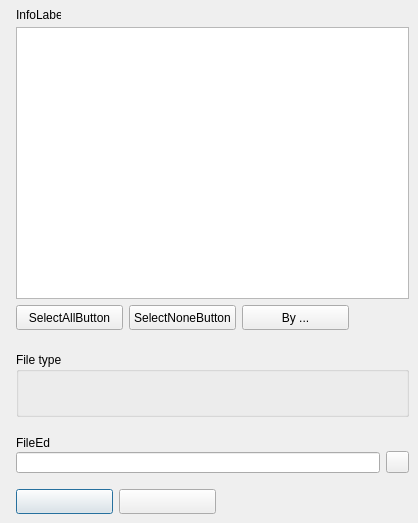
<?xml version="1.0" encoding="UTF-8"?>
<ui version="4.0">
  <class>CreateXMLForm</class>
  <widget class="QDialog" name="CreateXMLForm">
    <property name="geometry"><rect><x>0</x><y>0</y><width>418</width><height>523</height></rect></property>
    <property name="windowTitle"><string>Create xml file</string></property>
    <property name="vclBorderStyle" stdset="0"><string notr="true">bsDialog</string></property>
    <property name="vclPosition" stdset="0"><string notr="true">poOwnerFormCenter</string></property>
    <property name="vclDesignWidth" stdset="0"><number>418</number></property>
    <property name="vclDesignHeight" stdset="0"><number>523</number></property>
    <widget class="QLabel" name="InfoLabel">
      <property name="geometry"><rect><x>16</x><y>8</y><width>45</width><height>13</height></rect></property>
      <property name="text"><string>InfoLabel</string></property>
      <property name="textFormat"><enum>Qt::PlainText</enum></property>
      <property name="alignment"><set>Qt::AlignLeft|Qt::AlignTop</set></property>
      <property name="vclAutoSize" stdset="0"><bool>true</bool></property>
    </widget>
    <widget class="QToolButton" name="SelectFileButton">
      <property name="geometry"><rect><x>386</x><y>451</y><width>23</width><height>22</height></rect></property>
      <property name="icon"><iconset resource="../../resources/dfend.qrc"><normaloff>:/glyphs/92d9d1a333bceee3.png</normaloff></iconset></property>
      <property name="iconSize"><size><width>16</width><height>16</height></size></property>
    </widget>
    <widget class="QListWidget" name="ListBox">
      <property name="geometry"><rect><x>16</x><y>27</y><width>393</width><height>272</height></rect></property>
      <property name="vclCheckList" stdset="0"><bool>true</bool></property>
    </widget>
    <widget class="QLineEdit" name="FileEdit">
      <property name="geometry"><rect><x>16</x><y>452</y><width>364</width><height>21</height></rect></property>
    </widget>
    <widget class="QLabel" name="FileEdit_EditLabel">
      <property name="geometry"><rect><x>16</x><y>436</y><width>34</width><height>13</height></rect></property>
      <property name="text"><string>FileEdit</string></property>
      <property name="textFormat"><enum>Qt::PlainText</enum></property>
      <property name="vclAutoSize" stdset="0"><bool>true</bool></property>
      <property name="vclFocusControl" stdset="0"><string notr="true">FileEdit</string></property>
      <property name="vclLabeledEditOf" stdset="0"><string notr="true">FileEdit</string></property>
    </widget>
    <widget class="QPushButton" name="SelectAllButton">
      <property name="geometry"><rect><x>16</x><y>305</y><width>107</width><height>25</height></rect></property>
      <property name="text"><string>SelectAllButton</string></property>
      <property name="autoDefault"><bool>false</bool></property>
    </widget>
    <widget class="QPushButton" name="SelectNoneButton">
      <property name="geometry"><rect><x>129</x><y>305</y><width>107</width><height>25</height></rect></property>
      <property name="tag" stdset="0"><number>1</number></property>
      <property name="text"><string>SelectNoneButton</string></property>
      <property name="autoDefault"><bool>false</bool></property>
      <property name="vclOnClick" stdset="0"><string notr="true">SelectButtonClick</string></property>
    </widget>
    <widget class="QPushButton" name="OKButton">
      <property name="geometry"><rect><x>16</x><y>489</y><width>97</width><height>25</height></rect></property>
      <property name="text"><string></string></property>
      <property name="autoDefault"><bool>false</bool></property>
      <property name="vclKind" stdset="0"><string notr="true">bkOK</string></property>
      <property name="default"><bool>true</bool></property>
      <property name="vclModalResult" stdset="0"><string notr="true">mrOk</string></property>
      <property name="vclOnClick" stdset="0"><string notr="true">OKButtonClick</string></property>
    </widget>
    <widget class="QPushButton" name="CancelButton">
      <property name="geometry"><rect><x>119</x><y>489</y><width>97</width><height>25</height></rect></property>
      <property name="text"><string></string></property>
      <property name="autoDefault"><bool>false</bool></property>
      <property name="vclKind" stdset="0"><string notr="true">bkCancel</string></property>
      <property name="vclCancel" stdset="0"><bool>true</bool></property>
      <property name="vclModalResult" stdset="0"><string notr="true">mrCancel</string></property>
    </widget>
    <widget class="QPushButton" name="SelectGenreButton">
      <property name="geometry"><rect><x>242</x><y>305</y><width>107</width><height>25</height></rect></property>
      <property name="tag" stdset="0"><number>2</number></property>
      <property name="text"><string>By ...</string></property>
      <property name="autoDefault"><bool>false</bool></property>
      <property name="vclOnClick" stdset="0"><string notr="true">SelectButtonClick</string></property>
    </widget>
    <widget class="TRadioGroupWidget" name="FileTypeRadioGroup">
      <property name="geometry"><rect><x>16</x><y>352</y><width>393</width><height>65</height></rect></property>
      <property name="title"><string>File type</string></property>
      <property name="items" stdset="0">
        <stringlist notr="true">
          <string>DBGL style</string>
          <string>D.O.G. style</string>
        </stringlist>
      </property>
      <property name="itemIndex" stdset="0"><number>0</number></property>
    </widget>
    <widget class="QMenu" name="PopupMenu">
      <property name="vclPopupMenu" stdset="0"><bool>true</bool></property>
    </widget>
  </widget>
  <customwidgets>
    <customwidget>
      <class>TRadioGroupWidget</class>
      <extends>QGroupBox</extends>
      <header>VclWidgets.h</header>
    </customwidget>
  </customwidgets>
  <tabstops>
    <tabstop>ListBox</tabstop>
    <tabstop>SelectAllButton</tabstop>
    <tabstop>SelectNoneButton</tabstop>
    <tabstop>SelectGenreButton</tabstop>
    <tabstop>FileEdit</tabstop>
    <tabstop>OKButton</tabstop>
    <tabstop>CancelButton</tabstop>
  </tabstops>
  <resources><include location="../../resources/dfend.qrc"/></resources>
  <connections/>
</ui>
